Frame 1 (no input): blank canvas, image omitted
Frame 60 (no input): blank canvas, image omitted
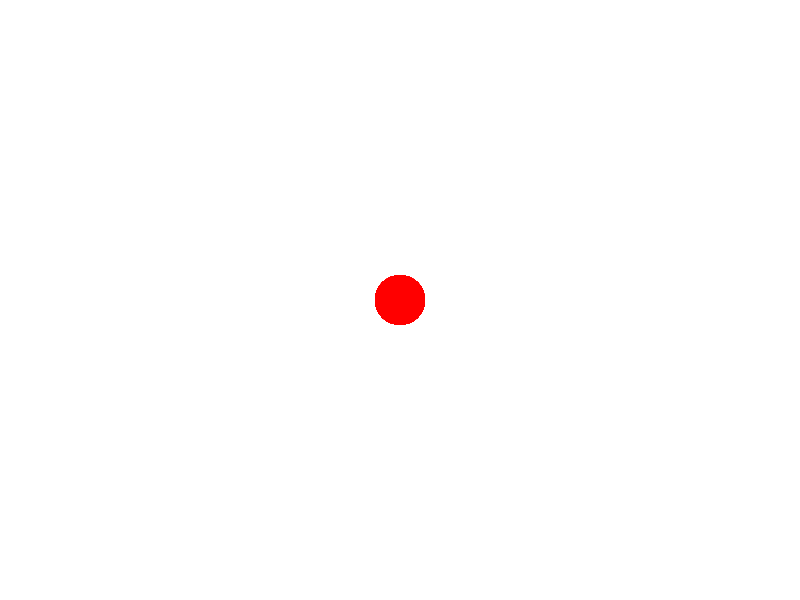
Frame 120 (the mouse pressed at the canvas centre since frame 60)

The p5.js sketch whose frames 1 and 60 were blank and that drew this single picture after the mouse press (run headless with seeded random() and noise() and a simulated clock; from frame 60 on, the mouse is pressed at the canvas centre):

// p5.js sketch
// ── sketch.js
var fillColor, drawSize;

function setup() {
   createCanvas(800,600);
   background(255);

   fillColor = color(255,0,0);
   drawSize = 50;
}

function draw() {
    noStroke();
  fill(fillColor);
  if (mouseIsPressed)
  {ellipse(mouseX,mouseY,drawSize,drawSize);}
}

function keyTyped() {
   if (key === "1") {
      fillColor = color(255,0,0);
   }
   else if (key === "2") {
      fillColor = color(0,255,0);
   }
   else if (key === "3") {
      fillColor = color(0,0,255);
   }
   else if (key === " ") {
      background(255);
   }
}

function keyPressed() {
   if (keyCode === UP_ARROW) {
      drawSize += 5;
   }
   else if (keyCode === DOWN_ARROW) {
      drawSize -= 5;
   }
}
